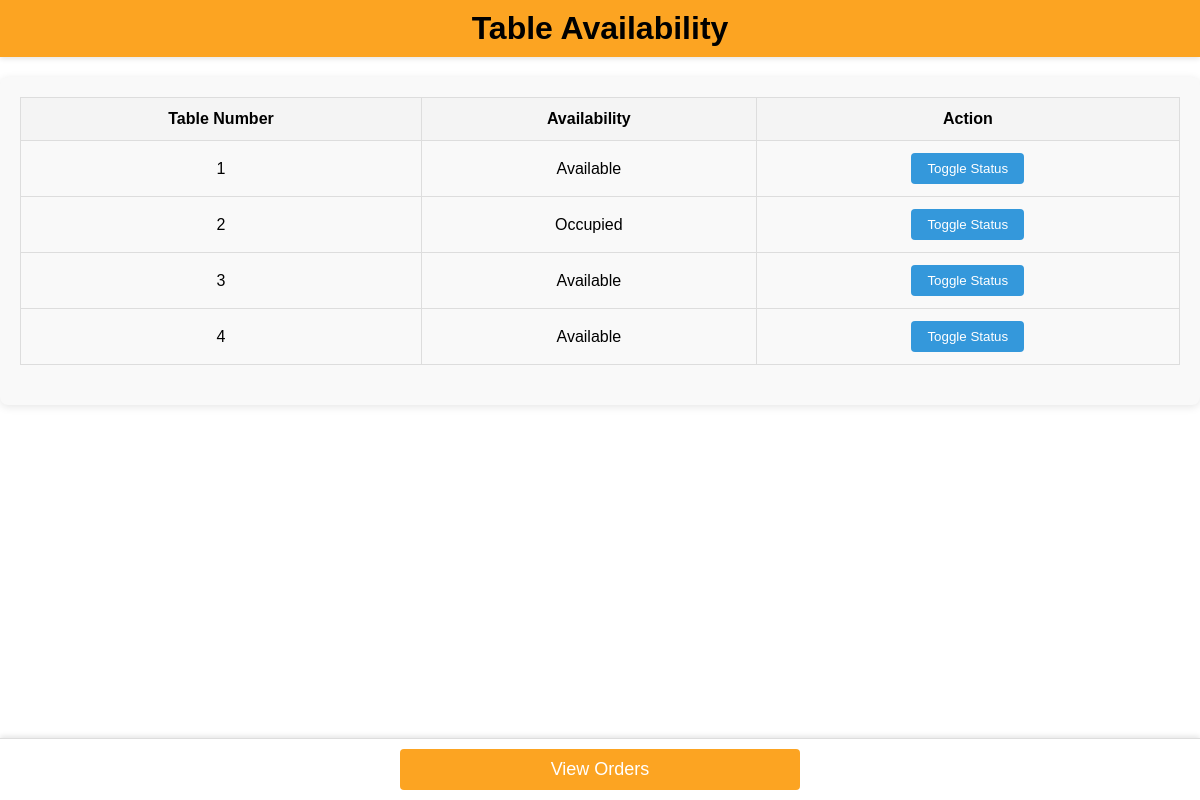
/counter/tables/, run on the app's committed database.
### order/models.py (models this page shows, shortened)
class Table(models.Model):
    table_number = models.PositiveIntegerField(unique=True)
    availability = models.BooleanField(default=True)
    qr_code = models.ImageField(upload_to='qrcodes/', blank=True, null=True, help_text='create a qr code everytime a table is saved!')

### counter/views.py (the view)
# urls.py: path('tables/', views.table_availability, name='table_availability'),
def table_availability(request):
    tables = Table.objects.all().order_by('table_number')
    context = {'tables': tables}
    return render(request, 'counter/table_availability.html', context)

### counter/templates/counter/table_availability.html (shortened to what this page needs)
<!DOCTYPE html>
<html lang="en">
<head>
    {% load static %}
    <link rel="stylesheet" href="{% static 'counter/styles.css' %}">
</head>
<body class="table-availability-page">
    <h1>Table Availability</h1>
    <div class="table-container">
        <table>
            <thead>
                <tr>
                    <th>Table Number</th>
                    <th>Availability</th>
                    <th>Action</th>
                </tr>
            </thead>
            <tbody>
                {% for table in tables %}
                    <tr id="table-row-{{ table.id }}">
                        <td>{{ table.table_number }}</td>
                        <td class="availability-status">{{ table.availability|yesno:"Available,Occupied" }}</td>
                        <td>
                            <button class="toggle-status" data-table-id="{{ table.id }}">
                                Toggle Status
                            </button>
                        </td>
                    </tr>
                {% endfor %}
            </tbody>
        </table>
    </div>
    <div class="navigation-links">
        <a href="{% url 'counter:order_management' %}" class="btn nav-btn">View Orders</a>
    </div>
</body>
</html>

### counter/static/counter/styles.css (style rules this page uses)
.navigation-links { text-align: center; margin: 0; display: flex; justify-content: center; gap: 20px; position: fixed; bottom: 0; left: 0; width: 100%; background-color: white; padding: 10px 0 10px 0; border-top: 1px solid #ddd; box-shadow: 0 -2px 5px rgba(0, 0, 0, 0.1); }
.nav-btn { background-color: #fca422; color: white; width: 30%; font-size: 18px; padding: 10px 20px; border-radius: 4px; text-decoration: none; transition: background-color 0.3s; }
.table-container { max-width: 100%; margin: 20px auto; padding: 20px; border-radius: 8px; background-color: #f9f9f9; box-shadow: 0 2px 8px rgba(0, 0, 0, 0.1); overflow-x: auto; }
body.table-availability-page { font-family: Arial, sans-serif; margin: 0; flex-direction: column; min-height: 100vh; }
table { width: 100%; border-collapse: collapse; margin-bottom: 20px; }
table th, table td { padding: 12px; text-align: center; border: 1px solid #ddd; }
table th { background-color: #f4f4f4; }
h1, h2 { position: sticky; top: 0; z-index: 10; padding: 10px 0; margin: 0; text-align: center; box-shadow: 0 2px 5px rgba(0, 0, 0, 0.1); }
h1 { background-color: #fca422; }
button.toggle-status { padding: 8px 16px; background-color: #3498db; color: white; border: none; border-radius: 4px; cursor: pointer; transition: background-color 0.3s; }

### data on the page
Table: table_number "1", availability "Available"
Table: table_number "2", availability "Occupied"
Table: table_number "3", availability "Available"
Table: table_number "4", availability "Available"
